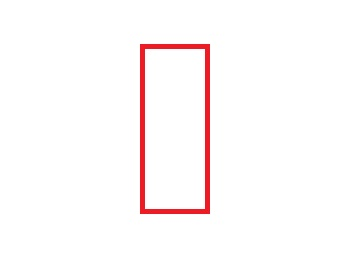
#> input picture contour.jpg, 363 x 278 px
$ python Day_11_Contour_Feature.py
#> lines starting #> are read from the running program, lines starting #| are printed output that depends on the picture; after the words box and inside, x2 and y2 are one past the last pixel; in counts of white or black regions, pixels touching at a corner belong together
#%%
import cv2
import numpy as np

img = cv2.imread('contour.jpg')
#> img is the input picture: shape (278, 363, 3); mean B, G, R 250, 249.8, 254.1
img = cv2.cvtColor(img, cv2.COLOR_BGR2RGB)
imgray = cv2.cvtColor(img,cv2.COLOR_BGR2GRAY)
ret, thresh = cv2.threshold(imgray,100,255,0)
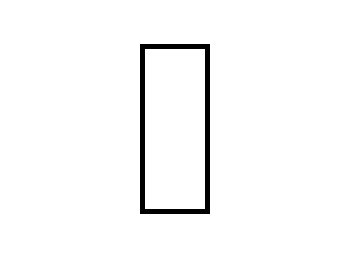
#> thresh: shape (278, 363); 97.7% white; 1 black region

contours, hierachy = cv2.findContours(thresh, cv2.RETR_TREE,cv2.CHAIN_APPROX_SIMPLE)
#> contours = 3 contours; box (x1, y1, x2, y2) and area: (0, 0, 363, 278) 100274, (139, 43, 211, 215) 12139, (145, 49, 205, 209) 9381

# 첫번째 contours의 moment 특징 추출
cnt = contours[0]
#> cnt = [[0, 0], [0, 277], [362, 277], [362, 0]]
# cv2.moments 는 모멘트를 구하는 함수로 모멘트함수를 통해 면적, 평균, 분산 을 쉽게 구할 수 있음
M = cv2.moments(cnt)
#> M = moments, m00 100274, centre m10/m00, m01/m00 = (181, 138.5)

print(M.items())
#> (printed output is left out)
## cx, cy는 중심점.
cx = int(M['m10']/M['m00'])
#> cx = 181
cy = int(M['m01']/M['m00'])
#> cy = 138
# %%
## 면적
print(cv2.contourArea(cnt))
#| 100274.0
# %%
# cv2.arcLength(cnt, True)
# True일때 폐곡선을 그리고 둘레, False일때 시작점부터 끝점까지 둘레
print(cv2.arcLength(cnt, True))
#| 1278.0
print(cv2.arcLength(cnt, False))
#| 916.0
# %%
import cv2
import numpy as np
from matplotlib import pyplot as plt

img = cv2.imread('hands.jpg')
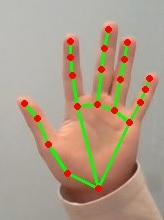
#> input picture hands.jpg, 164 x 220 px
#> img is the input picture: shape (220, 164, 3); mean B, G, R 136.5, 156.9, 174.5
img = cv2.cvtColor(img, cv2.COLOR_BGR2RGB)
img1 = img.copy()
img2 = img.copy()
imgray = cv2.cvtColor(img,cv2.COLOR_BGR2GRAY)
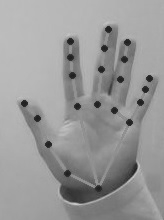
#> imgray: shape (220, 164); min 26, max 201, mean 152.8
ret, thresh = cv2.threshold(imgray,150,200,cv2.THRESH_BINARY)
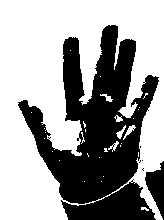
#> thresh: shape (220, 164); values 0 (black) and 200 (white), 61.5% white; 6 black regions (4 under 20 px)

contours, hierachy = cv2.findContours(thresh, cv2.RETR_TREE,cv2.CHAIN_APPROX_SIMPLE)
#> contours = 51 contours, 44 with area under 20; largest, box (x1, y1, x2, y2) and area: (0, 0, 164, 220) 33058, (17, 24, 160, 205) 12062, (123, 125, 136, 140) 44, (116, 125, 126, 139) 36, (108, 141, 119, 152) 28, (100, 94, 113, 102) 28, (114, 115, 123, 122) 28
cntnum=0
# 가장 긴 contour 찾기
for contuor in contours:
    if cntnum < len(contuor):
        cntnum = len(contuor)
        cnt = contuor
#> this loop made 51 passes
#> cntnum on passes 1, 2, 18: 9, 152, 487
#> contuor on passes 4 to 9: [[132, 179], [133, 178], [134, 179], [133, 180]], [[142, 170], [143, 169], [144, 170], [143, 171]], [[141, 169], [142, 168], [143, 169], [142, 170]], [[142, 168], [143, 167], [144, 168], [143, 169]], [[138, 162], [139, 161], [140, 162], [139, 163]], [[141, 160], [142, 159], [143, 160], [142, 161]]
#> after the loop, cnt = contour of 487 points, box (x1, y1, x2, y2) (17, 24, 160, 205), area 12062; cntnum = 487

# 적용하는 숫자가 커질 수록 Point의 갯수는 감소
epsilon1 = 0.01*cv2.arcLength(cnt, True)
#> epsilon1 = 10.83
epsilon2 = 0.1*cv2.arcLength(cnt, True)
#> epsilon2 = 108.3

approx1 = cv2.approxPolyDP(cnt, epsilon1, True)
#> approx1 = contour of 17 points, box (x1, y1, x2, y2) (17, 24, 160, 204), area 10360
approx2 = cv2.approxPolyDP(cnt, epsilon2, True)
#> approx2 = [[115, 24], [70, 203]]

print(len(cnt))
#| 487
print(len(approx1))
#| 17
print(len(approx2))
#| 2

cv2.drawContours(img, [cnt],0,(0,255,0),3) # 487개의 Point
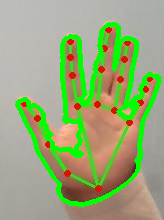
#> img: shape (220, 164, 3); mean R, G, B 151.5, 169.8, 120.5
cv2.drawContours(img1, [approx1], 0,(0,255,0), 3) # 17개의 Point
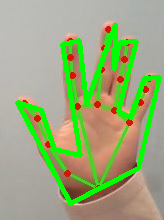
#> img1: shape (220, 164, 3); mean R, G, B 153.6, 171.2, 123.7
cv2.drawContours(img2, [approx2], 0,(0,255,0), 3) # 2개의 Point
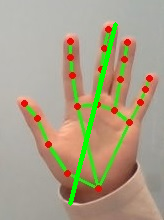
#> img2: shape (220, 164, 3); mean R, G, B 170.6, 159.9, 134.5

titles = ['Original', '1%', '10%']
images = [img, img1, img2]

for i in range(3):
    plt.subplot(1,3,i+1), plt.title(titles[i]), plt.imshow(images[i])
    plt.xticks([]), plt.yticks([])

plt.show()

# %%
